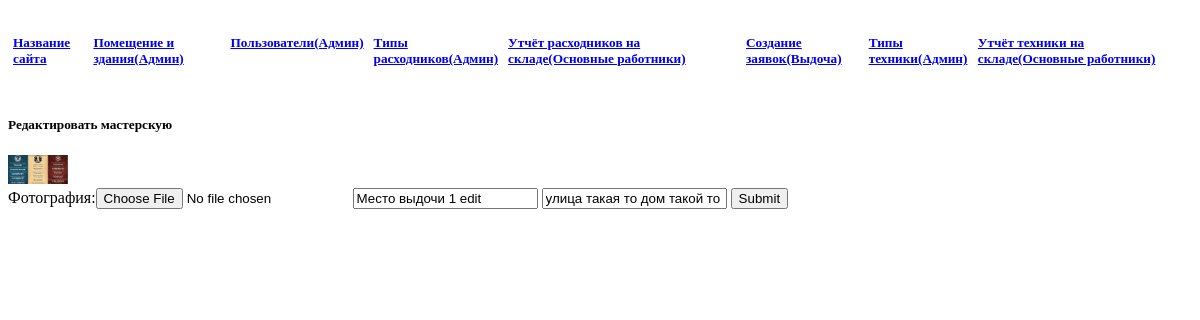
Screenshot of /acce_edit.php?id=1 with the database file from the repository.
### tables this page shows
CREATE TABLE `Acceptance` (
  `id` int NOT NULL,
  `image` varchar(255) NOT NULL,
  `name` varchar(50) NOT NULL,
  `address` varchar(50) NOT NULL
);

### acce_edit.php (the view, shortened to what this page needs)
<?php
require_once 'view/header.html';
$id = $_GET['id'];
$jobs_sql="SELECT * FROM `Acceptance` WHERE `id`='$id'";
	$run_jobs_sql=mysqli_query($con, $jobs_sql);
	$row_ws = mysqli_fetch_array($run_jobs_sql);
	$id_ws=$row_ws['id'];
	$image=$row_ws['image'];
	$name=$row_ws['name'];
	$address=$row_ws['address'];
?>
<h5>Редактировать мастерскую</h5>
<?php echo "
<form method='POST' action='controller/acce_edit.php?id=$id_ws' enctype='multipart/form-data'>
	<div class='logo'><img src='assets/image/Acceptance/$image'></div>
	Фотография:<input type='file' name='image' value='$image'>
	<input type='text' name='name' placeholder='Название места выдачи' value='$name'>
	<input type='text' name='address' placeholder='Адрес места выдачи' value='$address'>
	<input type='submit' name='reg'>
</form>";?>

### assets/style/style.css (style rules this page uses)
header { display: flex; }
a { margin: 5px; }
.but_logo { display: flex; }
.but_head { display: flex; }
.logo img { max-width: 60px; max-height: 60px; }
input { white-space: pre; }

### rows the page displays
acceptance: image (picture), name "Место выдочи 1 edit", address "улица такая то дом такой то"
